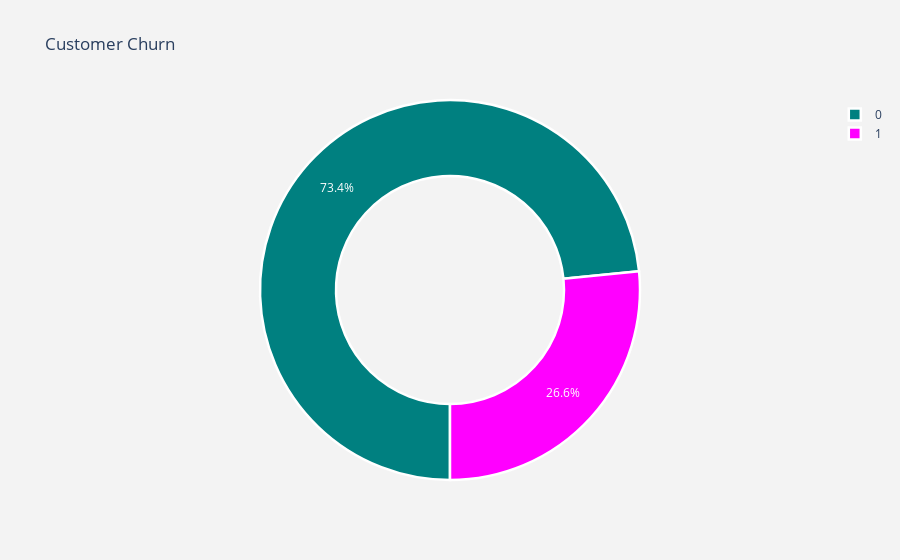

This figure's notebook cell:
### Code cell
#Visulalize total Churn pattern
plot_churn_labels = dataset["Churn"].value_counts().keys().tolist()
plot_churn_values =dataset["Churn"].value_counts().values.tolist()

plot_data = [
    go.Pie( labels = plot_churn_labels,
           values = plot_churn_values,
           marker = dict(colors =['Teal', 'magenta'],
                        line = dict(color = "white",
                               width = 2.5)),
                        rotation = 180,
          hoverinfo="label+value+text",
          hole =.6)
]
plot_layout = go.Layout(dict(title="Customer Churn",
                            plot_bgcolor = "rgb(243,243,243)" ,
                            paper_bgcolor = "rgb(243,243,243)"))
fig = go.Figure(data = plot_data, layout = plot_layout)
po.iplot(fig)

### Figure 1 — Plotly figure (JSON) as saved in the notebook; plotly's stock layout.template omitted (floating-point values rounded to 4 significant figures)
{"data": [{"hole": 0.6, "hoverinfo": "label+value+text", "labels": [0, 1], "marker": {"colors": ["Teal", "magenta"], "line": {"color": "white", "width": 2.5}}, "rotation": 180, "type": "pie", "values": [5163, 1869]}], "layout": {"paper_bgcolor": "rgb(243,243,243)", "plot_bgcolor": "rgb(243,243,243)", "title": {"text": "Customer Churn"}}}
